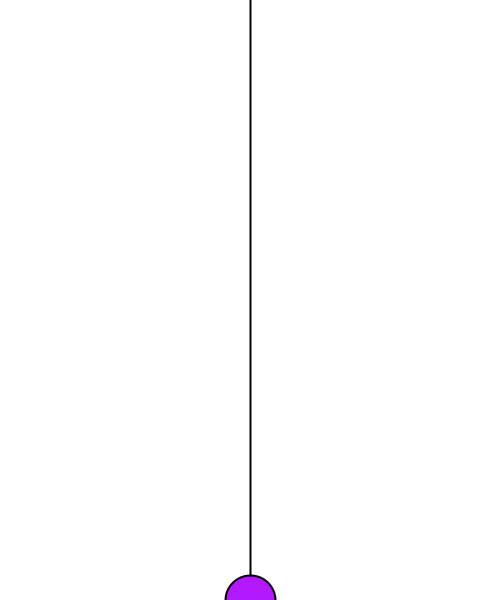
Frame 1 (no input)
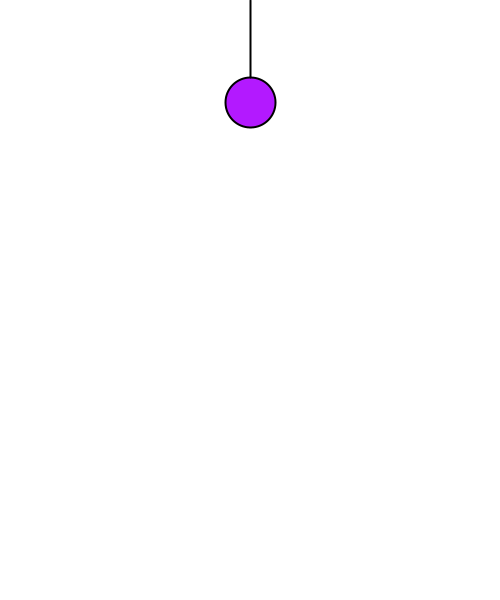
Frame 60 (the mouse pressed at the canvas centre just before this capture)
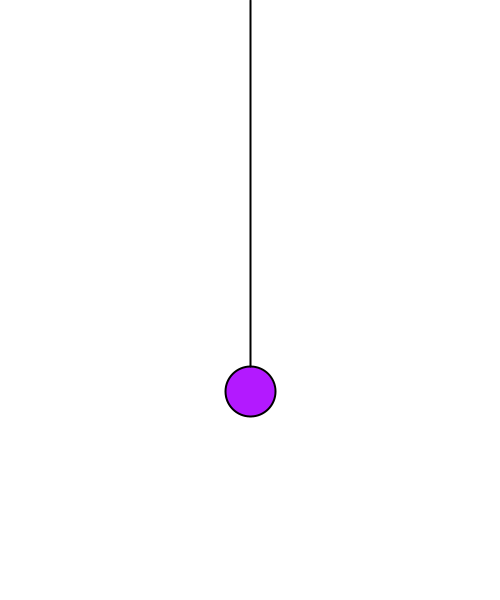
Frame 120 (the mouse held since frame 60 and released just before this capture)

The Processing sketch that drew these frames (run headless with seeded random() and noise(); from frame 60 on, the mouse is pressed at the canvas centre):

// Processing sketch: Damped_Harmonic_Oscillator
// ── Damped_Harmonic_Oscillator.pde
Ball b;


void setup() {
  size(500, 600);
  b = new Ball();
}


void draw() {
  background(255);

  b.display();
  b.oscillate();
  b.decay();
}

// ── Ball.pde
class Ball {
  PVector pos;
  float period;
  float amplitude;

  Ball() {
    pos = new PVector(250, 600);    
    period = 90;
    amplitude = 200;
  }

  void display() {
    stroke(0);
    strokeWeight(2);
    fill(179, 25, 255);
    ellipse(pos.x, pos.y, 50, 50);
    line(250, 0, 250, pos.y - 25); //line from anchor to ball position
  }

  void oscillate() {
    //use sin wave to simulate oscillation by moving the ball's y position
    pos.y = amplitude * sin(TWO_PI * frameCount / period) + 250;
  }

  void decay() {
    //slowly decrease amplitude of wave over time
    if (amplitude >= 0) {
      amplitude *= 0.998;
    }
  }
}
